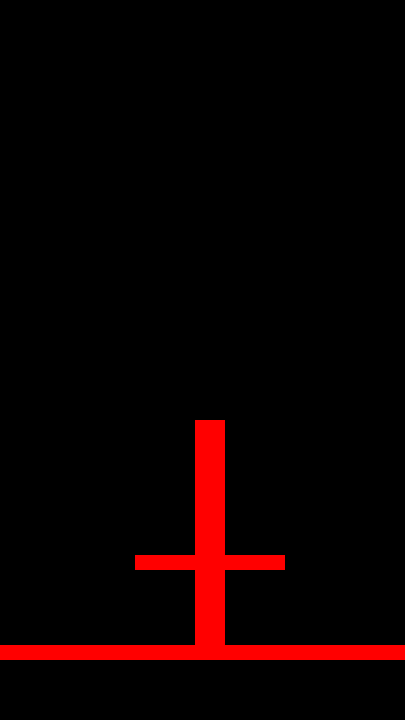

Below is a game level as drawn by its tile map, then a one-line description and the .tmx file that defines it, in full:
An orthogonal 27x48 tile map with 15x15 px tiles, 1 tile layer (Tile Layer 1), 2 tilesets and 5 objects.

<map version="1.0" tiledversion="1.1.5" orientation="orthogonal" renderorder="right-down" width="27" height="48" tilewidth="15" tileheight="15" infinite="0" nextobjectid="18">
 <tileset firstgid="1" name="tileset" tilewidth="15" tileheight="15" tilecount="10" columns="10">
  <image source="../gfx/tilesets/blocks.png" width="150" height="15" />
 </tileset>
 <tileset firstgid="11" name="button" tilewidth="15" tileheight="15" tilecount="1" columns="1">
  <image source="../gfx/images/button.png" width="15" height="15" />
 </tileset>
 <layer name="Tile Layer 1" width="27" height="48">
  <data encoding="csv">
1,1,1,1,1,1,1,1,1,1,1,1,1,1,1,1,1,1,1,1,1,1,1,1,1,1,1,
1,1,1,1,1,1,1,1,1,1,1,1,1,1,1,1,1,1,1,1,1,1,1,1,1,1,1,
1,1,1,1,1,1,1,1,1,1,1,1,1,1,1,1,1,1,1,1,1,1,1,1,1,1,1,
1,1,1,1,1,1,1,1,1,1,1,1,1,1,1,1,1,1,1,1,1,1,1,1,1,1,1,
1,1,1,1,1,1,1,1,1,1,1,1,1,1,1,1,1,1,1,1,1,1,1,1,1,1,1,
1,1,1,1,1,1,1,1,1,1,1,1,1,1,1,1,1,1,1,1,1,1,1,1,1,1,1,
1,1,1,1,1,1,1,1,1,1,1,1,1,1,1,1,1,1,1,1,1,1,1,1,1,1,1,
1,1,1,1,1,1,1,1,1,1,1,1,1,1,1,1,1,1,1,1,1,1,1,1,1,1,1,
1,1,1,1,1,1,1,1,1,1,1,1,1,1,1,1,1,1,1,1,1,1,1,1,1,1,1,
1,1,1,1,1,1,1,1,1,1,1,1,1,1,1,1,1,1,1,1,1,1,1,1,1,1,1,
1,1,1,1,1,1,1,1,1,1,1,1,1,1,1,1,1,1,1,1,1,1,1,1,1,1,1,
1,1,1,1,1,1,1,1,1,1,1,1,1,1,1,1,1,1,1,1,1,1,1,1,1,1,1,
1,1,1,1,1,1,1,1,1,1,1,1,1,1,1,1,1,1,1,1,1,1,1,1,1,1,1,
1,1,1,1,1,1,1,1,1,1,1,1,1,1,1,1,1,1,1,1,1,1,1,1,1,1,1,
1,1,1,1,1,1,1,1,1,1,1,1,1,1,1,1,1,1,1,1,1,1,1,1,1,1,1,
1,1,1,1,1,1,1,1,1,1,1,1,1,1,1,1,1,1,1,1,1,1,1,1,1,1,1,
1,1,1,1,1,1,1,1,1,1,1,1,1,1,1,1,1,1,1,1,1,1,1,1,1,1,1,
1,1,1,1,1,1,1,1,1,1,1,1,1,1,1,1,1,1,1,1,1,1,1,1,1,1,1,
1,1,1,1,1,1,1,1,1,1,1,1,1,1,1,1,1,1,1,1,1,1,1,1,1,1,1,
1,1,1,1,1,1,1,1,1,1,1,1,1,1,1,1,1,1,1,1,1,1,1,1,1,1,1,
1,1,1,1,1,1,1,1,1,1,1,1,1,1,1,1,1,1,1,1,1,1,1,1,1,1,1,
1,1,1,1,1,1,1,1,1,1,1,1,1,1,1,1,1,1,1,1,1,1,1,1,1,1,1,
1,1,1,1,1,1,1,1,1,1,1,1,1,1,1,1,1,1,1,1,1,1,1,1,1,1,1,
1,1,1,1,1,1,1,1,1,1,1,1,1,1,1,1,1,1,1,1,1,1,1,1,1,1,1,
1,1,1,1,1,1,1,1,1,1,1,1,1,1,1,1,1,1,1,1,1,1,1,1,1,1,1,
1,1,1,1,1,1,1,1,1,1,1,1,1,1,1,1,1,1,1,1,1,1,1,1,1,1,1,
1,1,1,1,1,1,1,1,1,1,1,1,1,1,1,1,1,1,1,1,1,1,1,1,1,1,1,
1,1,1,1,1,1,1,1,1,1,1,1,1,1,1,1,1,1,1,1,1,1,1,1,1,1,1,
1,1,1,1,1,1,1,1,1,1,1,1,1,3,3,1,1,1,1,1,1,1,1,1,1,1,1,
1,1,1,1,1,1,1,1,1,1,1,1,1,3,3,1,1,1,1,1,1,1,1,1,1,1,1,
1,1,1,1,1,1,1,1,1,1,1,1,1,3,3,1,1,1,1,1,1,1,1,1,1,1,1,
1,1,1,1,1,1,1,1,1,1,1,1,1,3,3,1,1,1,1,1,1,1,1,1,1,1,1,
1,1,1,1,1,1,1,1,1,1,1,1,1,3,3,1,1,1,1,1,1,1,1,1,1,1,1,
1,1,1,1,1,1,1,1,1,1,1,1,1,3,3,1,1,1,1,1,1,1,1,1,1,1,1,
1,1,1,1,1,1,1,1,1,1,1,1,1,3,3,1,1,1,1,1,1,1,1,1,1,1,1,
1,1,1,1,1,1,1,1,1,1,1,1,1,3,3,1,1,1,1,1,1,1,1,1,1,1,1,
1,1,1,1,1,1,1,1,1,1,1,1,1,3,3,1,1,1,1,1,1,1,1,1,1,1,1,
1,1,1,1,1,1,1,1,1,3,3,3,3,3,3,3,3,3,3,1,1,1,1,1,1,1,1,
1,1,1,1,1,1,1,1,1,1,1,1,1,3,3,1,1,1,1,1,1,1,1,1,1,1,1,
1,1,1,1,1,1,1,1,1,1,1,1,1,3,3,1,1,1,1,1,1,1,1,1,1,1,1,
1,1,1,1,1,1,1,1,1,1,1,1,1,3,3,1,1,1,1,1,1,1,1,1,1,1,1,
1,1,1,1,1,1,1,1,1,1,1,1,1,3,3,1,1,1,1,1,1,1,1,1,1,1,1,
1,1,1,1,1,1,1,1,1,1,1,1,1,3,3,1,1,1,1,1,1,1,1,1,1,1,1,
3,3,3,3,3,3,3,3,3,3,3,3,3,3,3,3,3,3,3,3,3,3,3,3,3,3,3,
1,1,1,1,1,1,1,1,1,1,1,1,1,1,1,1,1,1,1,1,1,1,1,1,1,1,1,
1,1,1,1,1,1,1,1,1,1,1,1,1,1,1,1,1,1,1,1,1,1,1,1,1,1,1,
1,1,1,1,1,1,1,1,1,1,1,1,1,1,1,1,1,1,1,1,1,1,1,1,1,1,1,
1,1,1,1,1,1,1,1,1,1,1,1,1,1,1,1,1,1,1,1,1,1,1,1,1,1,1
</data>
 </layer>
 <objectgroup name="collision">
  <object id="2" x="0" y="645" width="405" height="15" />
  <object id="4" x="135" y="555" width="150" height="15" />
  <object id="7" x="195" y="420" width="30" height="135" />
  <object id="17" x="195" y="570" width="30" height="75" />
 </objectgroup>
 <objectgroup name="Button">
  <object id="14" gid="11" x="15" y="645" width="15" height="15" />
 </objectgroup>
</map>
